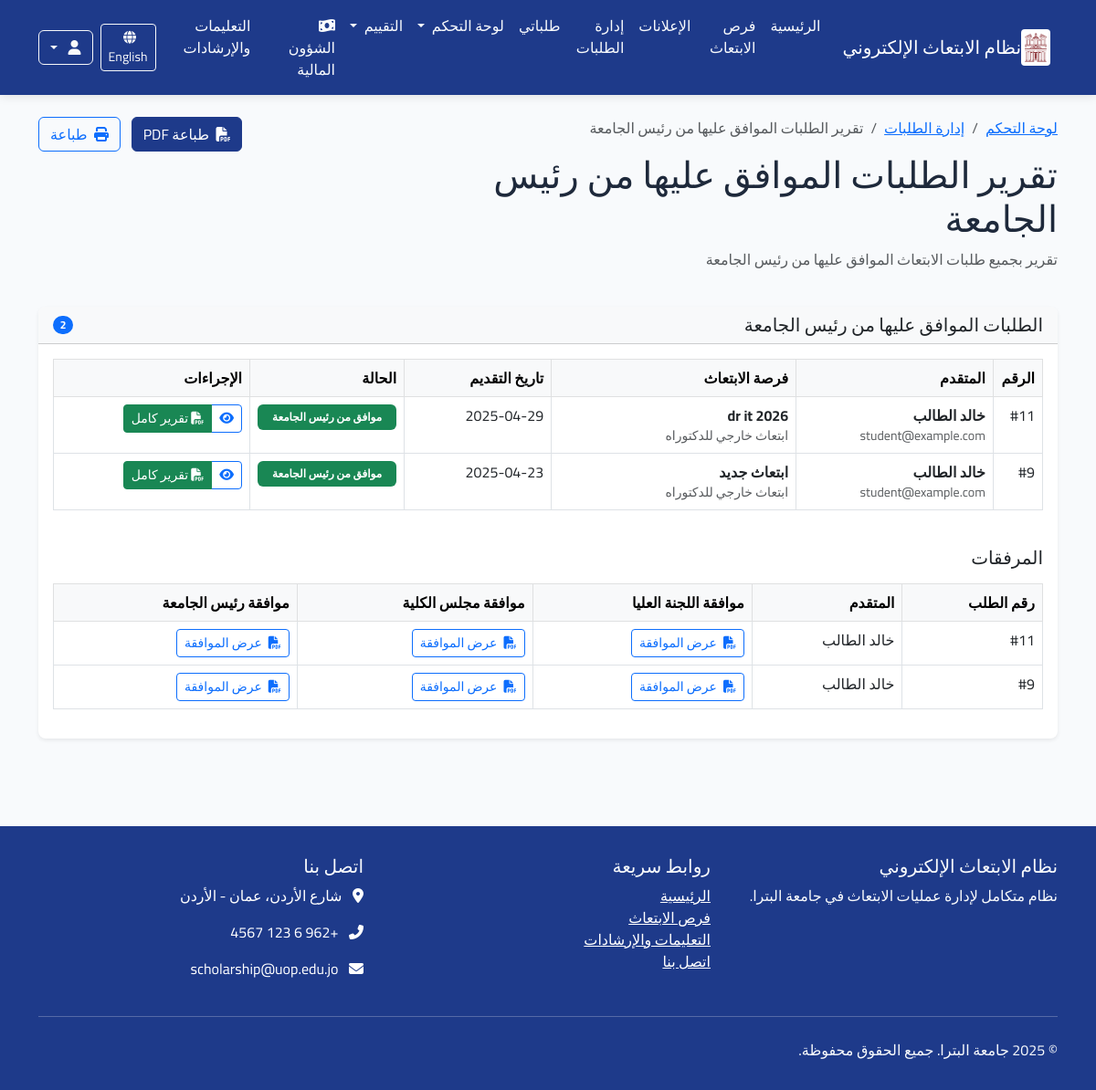
/ar/reports/president/ (signed in), run on an earlier commit of the app's database.
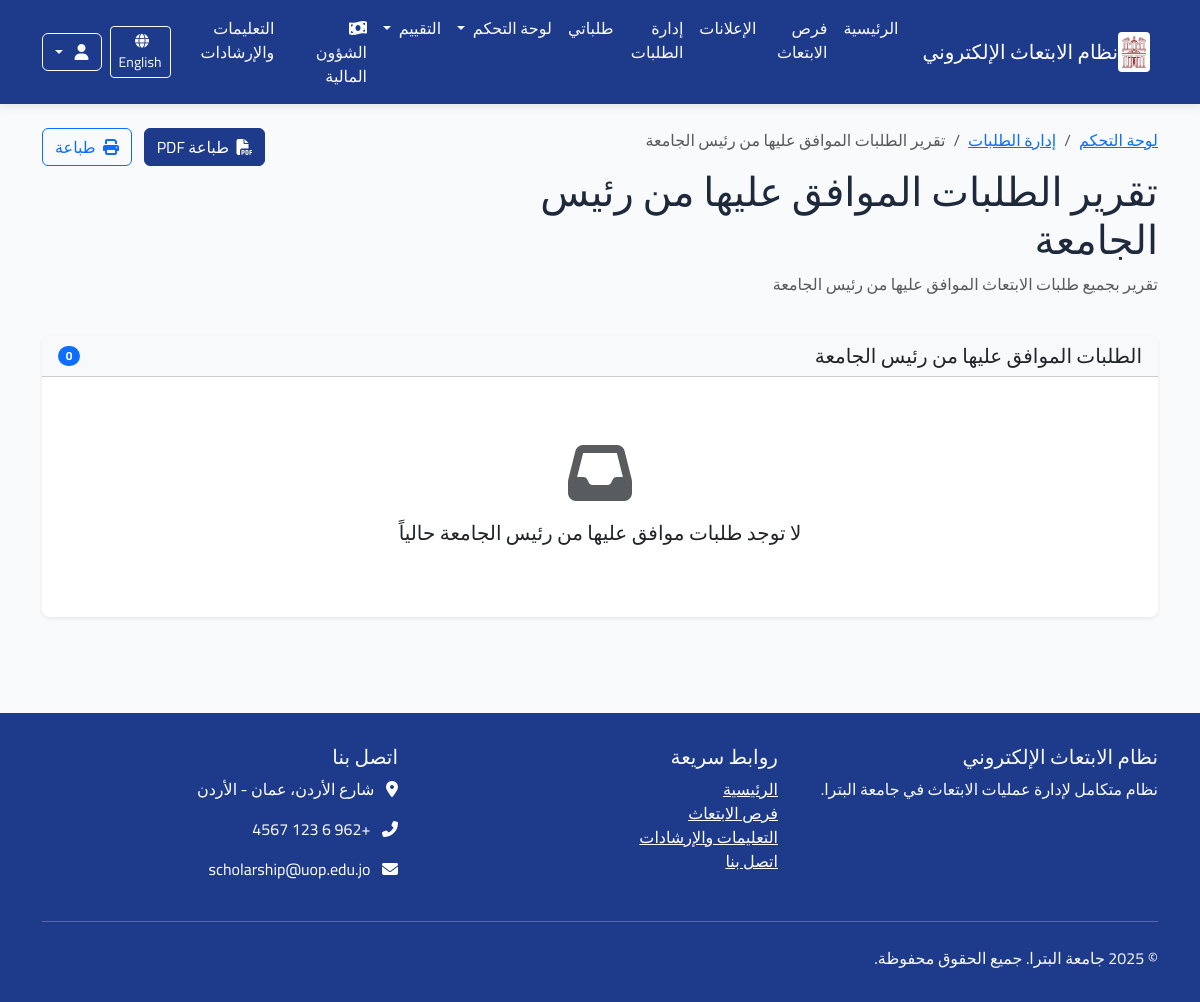
And on a later commit of the database.
### applications/models.py (models this page shows, shortened)
class Application(models.Model):
    scholarship = models.ForeignKey(Scholarship, verbose_name=_("فرصة الابتعاث"), on_delete=models.CASCADE,
                                    related_name="applications")
    applicant = models.ForeignKey(User, verbose_name=_("المتقدم"), on_delete=models.CASCADE,
                                  related_name="applications")
    status = models.ForeignKey(ApplicationStatus, verbose_name=_("حالة الطلب"), on_delete=models.PROTECT,
                               related_name="applications")
    application_date = models.DateTimeField(_("تاريخ التقديم"), auto_now_add=True)
    last_update = models.DateTimeField(_("آخر تحديث"), auto_now=True)
    motivation_letter = models.TextField(_("خطاب الدوافع"),
                                         help_text=_("اشرح لماذا تريد التقدم لهذه الفرصة وما هي أهدافك"))
    research_proposal = models.TextField(_("مقترح البحث"), blank=True, null=True,
                                         help_text=_("إذا كان الابتعاث لدراسة الدكتوراه، أرفق مقترح البحث الخاص بك"))
    comments = models.TextField(_("ملاحظات إضافية"), blank=True, null=True,
                                help_text=_("أي معلومات إضافية تود إضافتها لطلبك"))
    acceptance_letter = models.BooleanField(_("هل لديك قبول مبدئي؟"), default=False)
    acceptance_university = models.CharField(_("اسم الجامعة التي لديك قبول فيها"), max_length=200, blank=True,
                                             null=True)
    admin_notes = models.TextField(_("ملاحظات إدارية"), blank=True, null=True)
    class Meta:
        verbose_name = _("طلب ابتعاث")
        verbose_name_plural = _("طلبات الابتعاث")
        ordering = ['-application_date']
        unique_together = ['scholarship', 'applicant']  # لا يمكن للمستخدم التقديم على نفس الفرصة مرتين

class ApplicationStatus(models.Model):
    name = models.CharField(_("اسم الحالة"), max_length=100)
    description = models.TextField(_("الوصف"), blank=True, null=True)
    order = models.PositiveSmallIntegerField(_("الترتيب"), default=0)
    requires_attachment = models.BooleanField(_("تتطلب مرفقات"), default=False)
    class Meta:
        verbose_name = _("حالة الطلب")
        verbose_name_plural = _("حالات الطلبات")
        ordering = ['order']

### announcements/models.py (models this page shows, shortened)
class Scholarship(models.Model):
    STATUS_CHOICES = (
        ('draft', _('مسودة')),
        ('published', _('منشور')),
        ('closed', _('مغلق')),
    )
    title = models.CharField(_("العنوان"), max_length=200)
    scholarship_type = models.ForeignKey(ScholarshipType, verbose_name=_("نوع الابتعاث"), on_delete=models.CASCADE,
                                         related_name="scholarships")
    description = models.TextField(_("الوصف"))
    requirements = models.TextField(_("المتطلبات"))
    benefits = models.TextField(_("المميزات"), blank=True, null=True)
    countries = models.CharField(_("الدول المتاحة"), max_length=255, blank=True, null=True)
    universities = models.TextField(_("الجامعات المتاحة"), blank=True, null=True)
    deadline = models.DateTimeField(_("الموعد النهائي للتقديم"))
    publication_date = models.DateTimeField(_("تاريخ النشر"), default=timezone.now)
    status = models.CharField(_("الحالة"), max_length=20, choices=STATUS_CHOICES, default='draft')
    max_applicants = models.PositiveIntegerField(_("الحد الأقصى للمتقدمين"), default=0, help_text=_("0 يعني غير محدود"))
    eligibility_criteria = models.TextField(_("معايير الأهلية"), blank=True, null=True)
    application_process = models.TextField(_("عملية التقديم"), blank=True, null=True)
    contact_info = models.TextField(_("معلومات الاتصال"), blank=True, null=True)
    attachment = models.FileField(_("مرفق"), upload_to='scholarship_attachments/', blank=True, null=True)
    created_by = models.ForeignKey(User, verbose_name=_("تم إنشاؤه بواسطة"), on_delete=models.CASCADE,
                                   related_name="created_scholarships")
    updated_at = models.DateTimeField(_("تم التحديث في"), auto_now=True)
    class Meta:
        verbose_name = _("فرصة ابتعاث")
        verbose_name_plural = _("فرص الابتعاث")
        ordering = ['-publication_date']

class ScholarshipType(models.Model):
    name = models.CharField(_("اسم النوع"), max_length=100)
    description = models.TextField(_("الوصف"), blank=True, null=True)
    class Meta:
        verbose_name = _("نوع الابتعاث")
        verbose_name_plural = _("أنواع الابتعاث")
        ordering = ['name']

### applications/views.py (the view, shortened to what this page needs)
# urls.py: path('reports/president/', views.president_report, name='president_report'),
@login_required
@permission_required('applications.view_application')
def president_report(request):
    applications = Application.objects.filter(status__order=9).order_by('-application_date')
    for application in applications:
        application.higher_committee_attachment = ApprovalAttachment.objects.filter(
            application=application,
            approval_type='higher_committee'
        ).first()
        application.faculty_council_attachment = ApprovalAttachment.objects.filter(
            application=application,
            approval_type='faculty_council'
        ).first()
        application.president_attachment = ApprovalAttachment.objects.filter(
            application=application,
            approval_type='president'
        ).first()
    context = {
        'applications': applications,
        'title': _("تقرير الطلبات الموافق عليها من رئيس الجامعة"),
        'date': timezone.now()
    }
    return render(request, 'applications/reports/president_report.html', context)

### applications/templates/applications/reports/president_report.html (shortened to what this page needs)
{% extends 'base.html' %}
{% load i18n %}
{% load static %}
{% block content %}
<div class="container py-4">
    <div class="row mb-4 no-print">
        <div class="col-md-8">
            <nav aria-label="breadcrumb" class="mb-2">
                <ol class="breadcrumb">
                    <li class="breadcrumb-item"><a href="{% url 'dashboard:index' %}">{% trans "لوحة التحكم" %}</a></li>
                    <li class="breadcrumb-item"><a href="{% url 'applications:admin_applications_list' %}">{% trans "إدارة الطلبات" %}</a></li>
                    <li class="breadcrumb-item active" aria-current="page">{% trans "تقرير الطلبات الموافق عليها من رئيس الجامعة" %}</li>
                </ol>
            </nav>
            <h1 class="mb-2">{% trans "تقرير الطلبات الموافق عليها من رئيس الجامعة" %}</h1>
            <p class="text-muted">{% trans "تقرير بجميع طلبات الابتعاث الموافق عليها من رئيس الجامعة" %}</p>
        </div>
        <div class="col-md-4 text-md-end">
            <a href="?print=true" target="_blank" class="btn btn-primary me-2">
                <i class="fas fa-file-pdf me-1"></i> {% trans "طباعة PDF" %}
            </a>
            <button onclick="window.print()" class="btn btn-outline-primary">
                <i class="fas fa-print me-1"></i> {% trans "طباعة" %}
            </button>
        </div>
    </div>
    <div class="card shadow-sm border-0 mb-4">
        <div class="card-header bg-light d-flex justify-content-between align-items-center no-print">
            <h5 class="mb-0">{% trans "الطلبات الموافق عليها من رئيس الجامعة" %}</h5>
            <span class="badge bg-primary rounded-pill">{{ applications.count }}</span>
        </div>
        <div class="card-body">
            {% if applications %}
            <div class="table-responsive">
                <table class="table table-bordered">
                    <thead class="table-light">
                        <tr>
                            <th width="5%">{% trans "الرقم" %}</th>
                            <th width="20%">{% trans "المتقدم" %}</th>
                            <th width="25%">{% trans "فرصة الابتعاث" %}</th>
                            <th width="15%">{% trans "تاريخ التقديم" %}</th>
                            <th width="15%">{% trans "الحالة" %}</th>
                            <th width="20%" class="no-print">{% trans "الإجراءات" %}</th>
                        </tr>
                    </thead>
                    <tbody>
                        {% for application in applications %}
                        <tr>
                            <td>#{{ application.id }}</td>
                            <td>
                                <div class="fw-bold">{{ application.applicant.get_full_name }}</div>
                                <div class="small text-muted">{{ application.applicant.email }}</div>
                            </td>
                            <td>
                                <div class="fw-bold">{{ application.scholarship.title }}</div>
                                <div class="small text-muted">{{ application.scholarship.scholarship_type.name }}</div>
                            </td>
                            <td>{{ application.application_date|date:"Y-m-d" }}</td>
                            <td>
                                <span class="badge bg-success px-3 py-2">
                                    {{ application.status.name }}
                                </span>
                            </td>
                            <td class="no-print">
                                <div class="btn-group">
                                    <a href="{% url 'applications:application_detail' application.id %}" class="btn btn-sm btn-outline-primary" title="{% trans 'عرض التفاصيل' %}">
                                        <i class="fas fa-eye"></i>
                                    </a>
                                    <a href="{% url 'applications:application_full_report' application.id %}?print=true" class="btn btn-sm btn-success" title="{% trans 'تقرير كامل' %}" target="_blank">
                                        <i class="fas fa-file-pdf"></i> {% trans "تقرير كامل" %}
                                    </a>
                                </div>
                            </td>
                        </tr>
                        {% endfor %}
                    </tbody>
                </table>
            </div>
            <div class="mt-4">
                <h5 class="mb-3">{% trans "المرفقات" %}</h5>
                <div class="table-responsive">
                    <table class="table table-bordered">
                        <thead class="table-light">
                            <tr>
                                <th>{% trans "رقم الطلب" %}</th>
                                <th>{% trans "المتقدم" %}</th>
                                <th>{% trans "موافقة اللجنة العليا" %}</th>
                                <th>{% trans "موافقة مجلس الكلية" %}</th>
                                <th>{% trans "موافقة رئيس الجامعة" %}</th>
                            </tr>
                        </thead>
                        <tbody>
                            {% for application in applications %}
                            <tr>
                                <td>#{{ application.id }}</td>
                                <td>{{ application.applicant.get_full_name }}</td>
                                <td>
                                    {% if application.higher_committee_attachment %}
                                    <a href="{{ application.higher_committee_attachment.attachment.url }}" target="_blank" class="btn btn-sm btn-outline-primary">
                                        <i class="fas fa-file-pdf me-1"></i> {% trans "عرض الموافقة" %}
                                    </a>
                                    {% else %}
                                    <span class="text-muted">-</span>
                                    {% endif %}
                                </td>
                                <td>
                                    {% if application.faculty_council_attachment %}
                                    <a href="{{ application.faculty_council_attachment.attachment.url }}" target="_blank" class="btn btn-sm btn-outline-primary">
                                        <i class="fas fa-file-pdf me-1"></i> {% trans "عرض الموافقة" %}
                                    </a>
                                    {% else %}
                                    <span class="text-muted">-</span>
                                    {% endif %}
                                </td>
                                <td>
                                    {% if application.president_attachment %}
                                    <a href="{{ application.president_attachment.attachment.url }}" target="_blank" class="btn btn-sm btn-outline-primary">
                                        <i class="fas fa-file-pdf me-1"></i> {% trans "عرض الموافقة" %}
                                    </a>
                                    {% else %}
                                    <span class="text-muted">-</span>
                                    {% endif %}
                                </td>
                            </tr>
                            {% endfor %}
                        </tbody>
                    </table>
                </div>
            </div>
            {% else %}
            <div class="text-center py-5">
                <i class="fas fa-inbox fa-4x text-muted mb-3"></i>
                <h5>{% trans "لا توجد طلبات موافق عليها من رئيس الجامعة حالياً" %}</h5>
            </div>
            {% endif %}
        </div>
    </div>
</div>
{% endblock %}

What changed in the data, as far as the page shows it:
removed Application: id "11", applicant.get_full_name "خالد الطالب", applicant.email "student@example.com", scholarship "dr it 2026", scholarship.scholarship_type.name "ابتعاث خارجي للدكتوراه", application_date "2025-04-29", status.name "موافق من رئيس الجامعة"
removed Application: id "9", applicant.get_full_name "خالد الطالب", applicant.email "student@example.com", scholarship "ابتعاث جديد", scholarship.scholarship_type.name "ابتعاث خارجي للدكتوراه", application_date "2025-04-23", status.name "موافق من رئيس الجامعة"
Also different on the page:
{{ applications.count }}: "2" → "0"
text no longer shown: "الرقم المتقدم فرصة الابتعاث تاريخ التقديم الحالة الإجراءات المرفقات رقم الطلب المتقدم موافقة اللجنة العليا موافقة مجلس الكلية موافقة رئيس الجامعة"
text now shown: "لا توجد طلبات موافق عليها من رئيس الجامعة حالياً"
